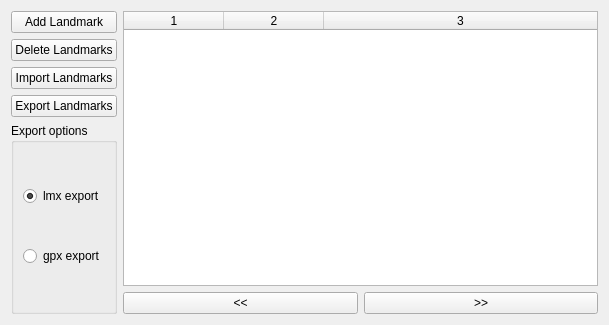
<?xml version="1.0" encoding="UTF-8"?>
<ui version="4.0">
 <class>LandmarkBrowser</class>
 <widget class="QWidget" name="LandmarkBrowser">
  <property name="geometry">
   <rect>
    <x>0</x>
    <y>0</y>
    <width>609</width>
    <height>325</height>
   </rect>
  </property>
  <property name="windowTitle">
   <string>Landmark Browser</string>
  </property>
  <layout class="QHBoxLayout" name="horizontalLayout_2">
   <item>
    <layout class="QVBoxLayout" name="verticalLayout_2">
     <item>
      <widget class="QPushButton" name="addLandmark">
       <property name="text">
        <string>Add Landmark</string>
       </property>
      </widget>
     </item>
     <item>
      <widget class="QPushButton" name="deleteLandmarks">
       <property name="text">
        <string>Delete Landmarks</string>
       </property>
      </widget>
     </item>
     <item>
      <widget class="QPushButton" name="importLandmarks">
       <property name="text">
        <string>Import Landmarks</string>
       </property>
      </widget>
     </item>
     <item>
      <widget class="QPushButton" name="exportLandmarks">
       <property name="text">
        <string>Export Landmarks</string>
       </property>
      </widget>
     </item>
     <item>
      <widget class="QGroupBox" name="exportOptions">
       <property name="title">
        <string>Export options</string>
       </property>
       <layout class="QVBoxLayout" name="verticalLayout">
        <item>
         <widget class="QRadioButton" name="lmxRadioButton">
          <property name="text">
           <string>lmx export</string>
          </property>
          <property name="checked">
           <bool>true</bool>
          </property>
         </widget>
        </item>
        <item>
         <widget class="QRadioButton" name="gpxRadioButton">
          <property name="text">
           <string>gpx export</string>
          </property>
         </widget>
        </item>
       </layout>
      </widget>
     </item>
    </layout>
   </item>
   <item>
    <layout class="QVBoxLayout" name="verticalLayout">
     <item>
      <widget class="QTableWidget" name="table">
       <property name="sizePolicy">
        <sizepolicy hsizetype="Expanding" vsizetype="Expanding">
         <horstretch>0</horstretch>
         <verstretch>1</verstretch>
        </sizepolicy>
       </property>
       <property name="columnCount">
        <number>3</number>
       </property>
       <attribute name="horizontalHeaderStretchLastSection">
        <bool>true</bool>
       </attribute>
       <attribute name="verticalHeaderStretchLastSection">
        <bool>false</bool>
       </attribute>
       <column/>
       <column/>
       <column/>
      </widget>
     </item>
     <item>
      <layout class="QHBoxLayout" name="horizontalLayout">
       <item>
        <widget class="QPushButton" name="prevButton">
         <property name="text">
          <string>&lt;&lt;</string>
         </property>
        </widget>
       </item>
       <item>
        <widget class="QPushButton" name="nextButton">
         <property name="text">
          <string>&gt;&gt;</string>
         </property>
        </widget>
       </item>
      </layout>
     </item>
    </layout>
   </item>
  </layout>
 </widget>
 <resources/>
 <connections/>
</ui>
